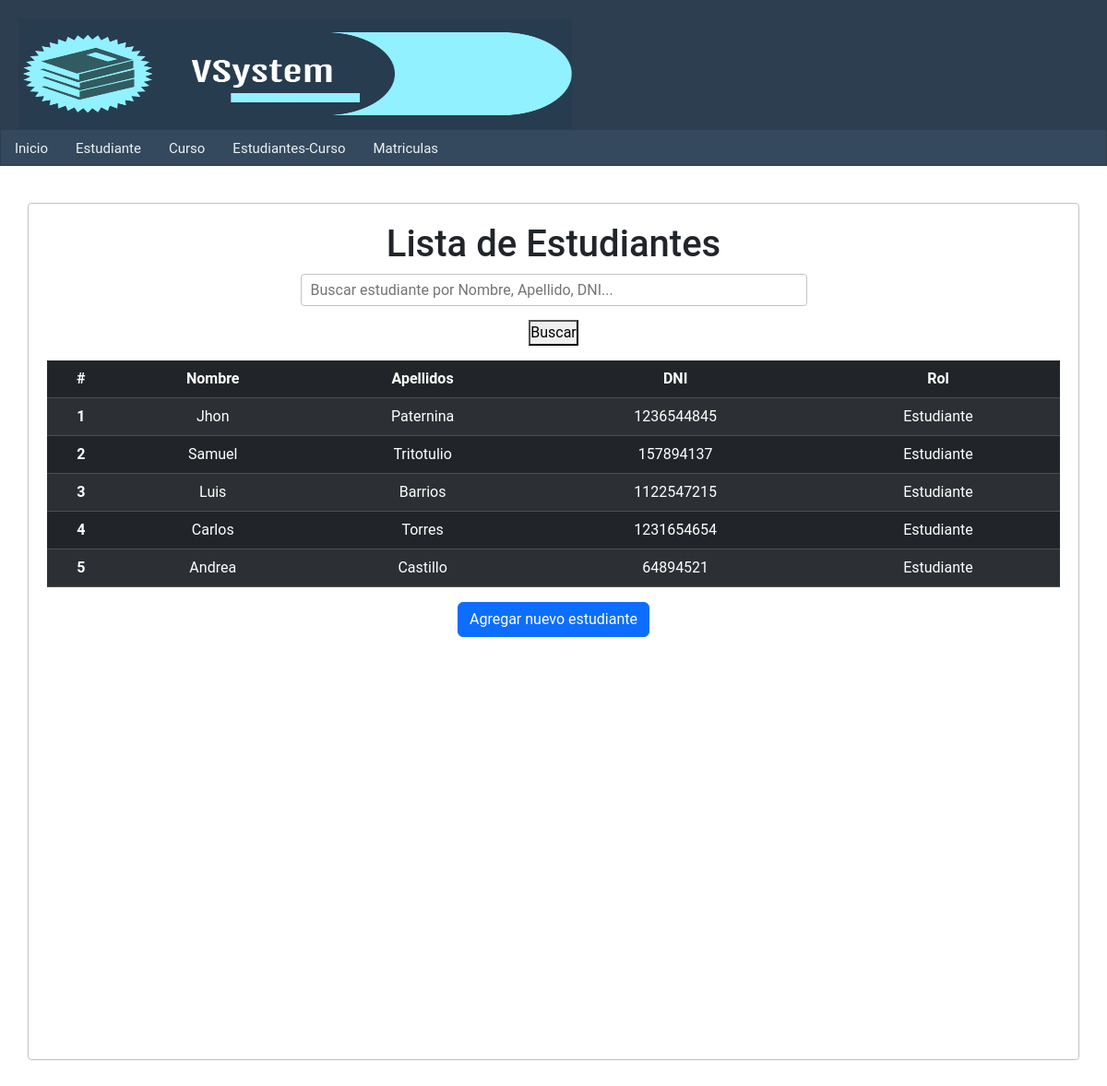
The app's page /Lista-estudiantes/ with its own data.
### persona/models.py (models this page shows, shortened)
class Persona(models.Model):
    nombre = models.CharField(max_length=100)
    apellidos = models.CharField(max_length=100)
    dni = models.CharField(max_length=10)
    telefono = models.CharField(max_length=10)
    email = models.EmailField()
    fecha_nacimiento = models.DateField()
    rol = models.CharField(max_length=20)
    create_at = models.DateTimeField(auto_now=True)
    class Meta:
        db_table = 'Persona'

### persona/views.py (the view)
# urls.py: path('Lista-estudiantes/',get_estudiantes, name='lista-estudiantes'),
def get_estudiantes(request):
    query = request.GET.get('q')
    if query:
        estudiantes = Persona.objects.filter(
            Q(rol='Estudiante') &
            (Q(nombre__icontains=query) |
             Q(apellidos__icontains=query) |
             Q(dni__icontains=query))
        )
    else:
        estudiantes = Persona.objects.filter(rol='Estudiante')
    return render(request, 'lista-estudiantes.html', {
        'title': 'Lista de Estudiantes',
        'estudiantes': estudiantes
    })

### persona/templates/lista-estudiantes.html (shortened to what this page needs)
{% extends "index.html" %}
{% block content %}
    <h1>{{ title }}</h1>
    <form method="GET" action="{% url 'lista-estudiantes' %} "class="mb-3">
        <input type="text" name="q" placeholder="Buscar estudiante por Nombre, Apellido, DNI...">
        <button type="submit">Buscar</button>
    </form>
    <table class="table table-dark table-striped">
        <thead>
            <tr>
                <th scope="col">#</th>
                <th scope="col">Nombre</th>
                <th scope="col">Apellidos</th>
                <th scope="col">DNI</th>
                <th scope="col">Rol</th>
            </tr>
        </thead>
        <tbody>
            {% for estudiante in estudiantes %}
            <tr>
                <th scope="row">{{ forloop.counter }}</th>
                <td>{{ estudiante.nombre }}</td>
                <td>{{ estudiante.apellidos }}</td>
                <td>{{ estudiante.dni }}</td>
                <td>{{ estudiante.rol }}</td>
            </tr>
            {% endfor %}
        </tbody>
    </table>
    <a href="{% url 'formulario_estudiante' %}" class="btn btn-primary">Agregar nuevo estudiante</a>
{% endblock %}

### mainApp/static/css/styles.css (style rules this page uses)
* { margin: 0px; padding: 0px; font-family: 'Roboto', sans-serif; text-decoration: none; }
body { background-color: #f4f7f6; }
.box form { width: 50%; margin: 0 auto; }
.box form input, .box form label { display: block; border-radius: 4px; height: 35px; }
.box form input { width: 100%; margin-bottom: 15px; border: 1px solid #BDC3C7; padding-left: 10px; }

### records on screen
Persona: nombre "Jhon", apellidos "Paternina", dni "1236544845", rol "Estudiante"
Persona: nombre "Samuel", apellidos "Tritotulio", dni "157894137", rol "Estudiante"
Persona: nombre "Luis", apellidos "Barrios", dni "1122547215", rol "Estudiante"
Persona: nombre "Carlos", apellidos "Torres", dni "1231654654", rol "Estudiante"
Persona: nombre "Andrea", apellidos "Castillo", dni "64894521", rol "Estudiante"

### other values on screen
{{ title }} "Lista de Estudiantes"
